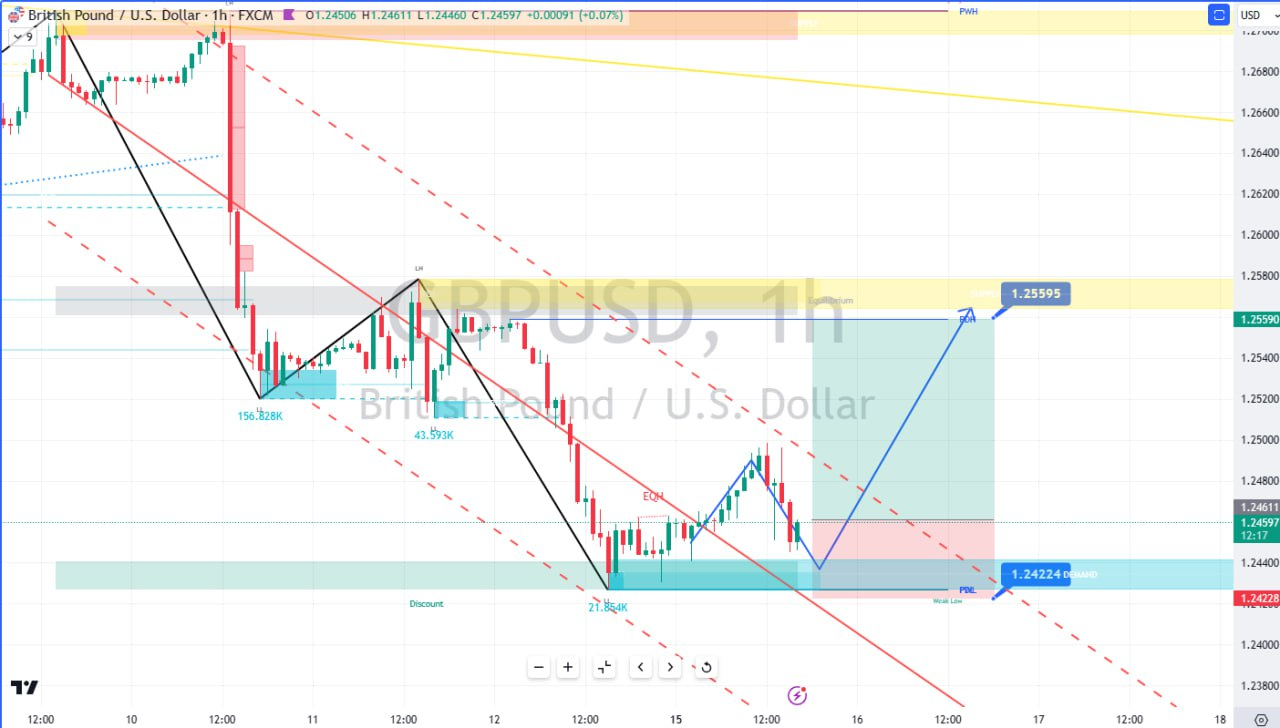
#> input picture longTest2.jpg, 1280 x 728 px
$ python findColoursOnImage.py
#> lines starting #> are read from the running program, lines starting #| are printed output that depends on the picture; after the words box and inside, x2 and y2 are one past the last pixel; in counts of white or black regions, pixels touching at a corner belong together
#> further down, target_image is the input picture: shape (728, 1280, 3); mean B, G, R 241.8, 243.6, 241.8
import cv2
import numpy as np
import matplotlib.pyplot as plt

def display_image(image, title='Original Image'):
    # Convert BGR images to RGB
    image_rgb = cv2.cvtColor(image, cv2.COLOR_BGR2RGB)

    plt.figure(figsize=(15, 5))

    plt.subplot(131)
    # plt.imshow(image)
    plt.imshow(image_rgb)
    plt.title(title)
    plt.axis('off')

    plt.show()


# Function to find the color within the specified range in the image
def find_color(image, target_color, tolerance):
    # Convert the target color to a numpy array
    target_color = np.array(target_color, dtype=np.uint8)

    # Calculate the lower and upper bounds of the color range
    lower_bound = target_color - tolerance
    upper_bound = target_color + tolerance

    # Clip the bounds to be within valid color range
    lower_bound = np.clip(lower_bound, 0, 255)
    upper_bound = np.clip(upper_bound, 0, 255)

    # Convert image to the HSV color space
    # hsv_image = cv2.cvtColor(image, cv2.COLOR_BGR2HSV)

    # Find the colors within the specified range
    # mask = cv2.inRange(hsv_image, lower_bound, upper_bound)
    mask = cv2.inRange(image, lower_bound, upper_bound)
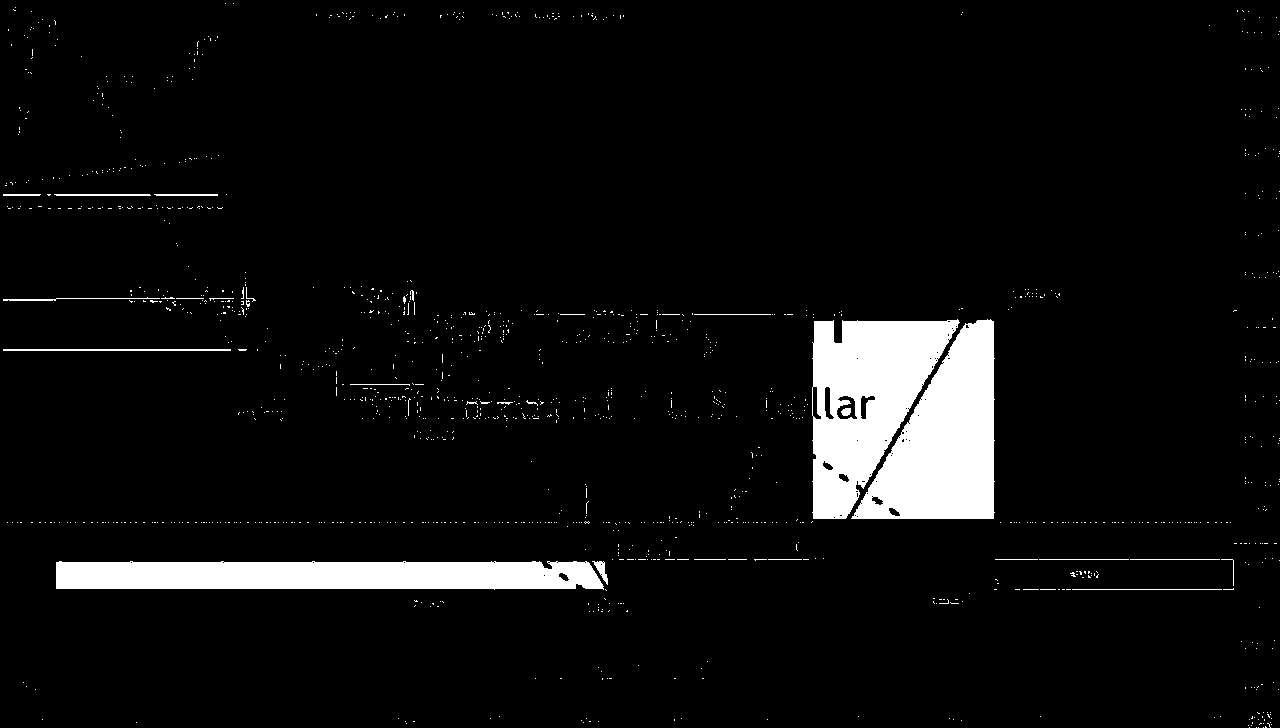
#> mask: shape (728, 1280); 5.7% white; 1317 white regions (1290 under 20 px), largest, box (x1, y1, x2, y2) and area: (812, 319, 960, 519) 16799, (851, 319, 995, 519) 16744, (56, 561, 604, 590) 14511

    # Optionally, apply the mask to get the result image
    result = cv2.bitwise_and(image, image, mask=mask)
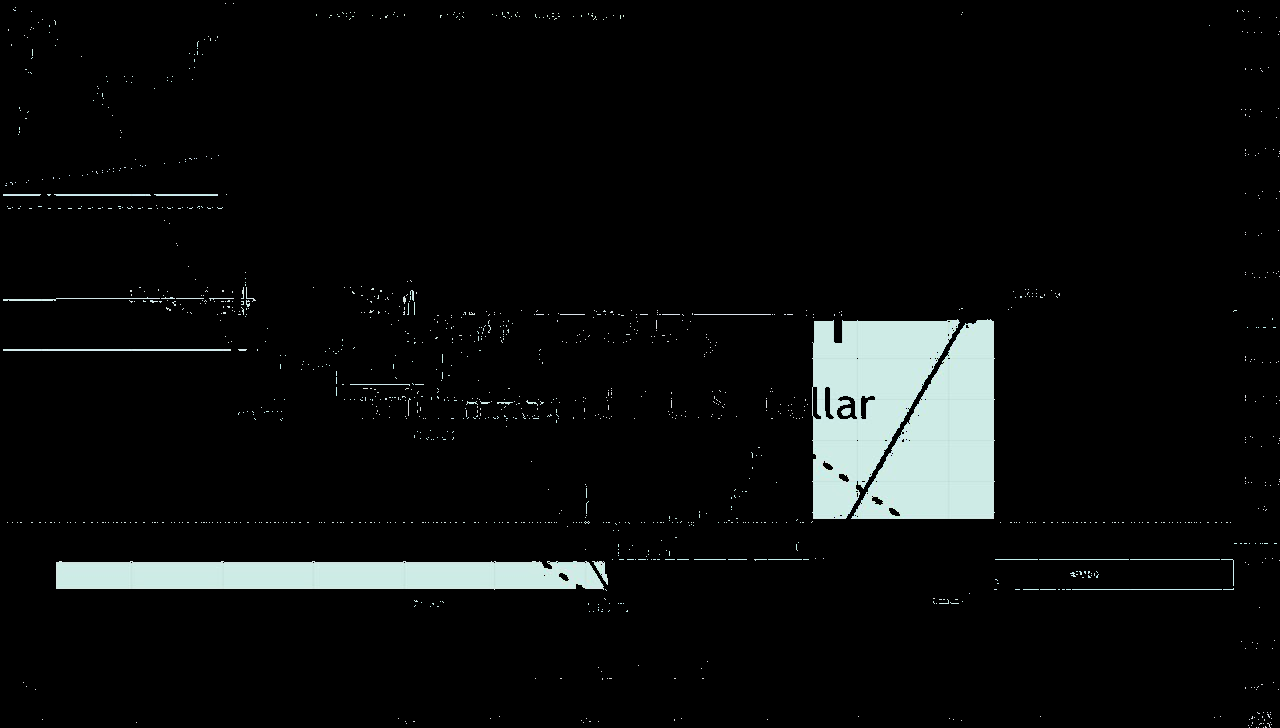
#> result: shape (728, 1280, 3); mean B, G, R 13, 13.2, 11.6

    return mask, result

# Your target color from the upper half average
target_color_bgr = [230, 234, 205]

# Load another image to find this color in
# target_image = cv2.imread('longColours.jpg')
target_image = cv2.imread('longTest2.jpg')

# Define a tolerance level for color matching (you may need to adjust this)
tolerance = np.array([15, 15, 15])  # Example tolerance

# Find the color in the other image
mask, result = find_color(target_image, target_color_bgr, tolerance)

assert cv2.countNonZero(mask) > 0, "The mask is completely black."
# Display the mask and result
# ... (you can use the display_image function here)
display_image(target_image)
display_image(mask, 'Mask')
display_image(result, 'Result')
